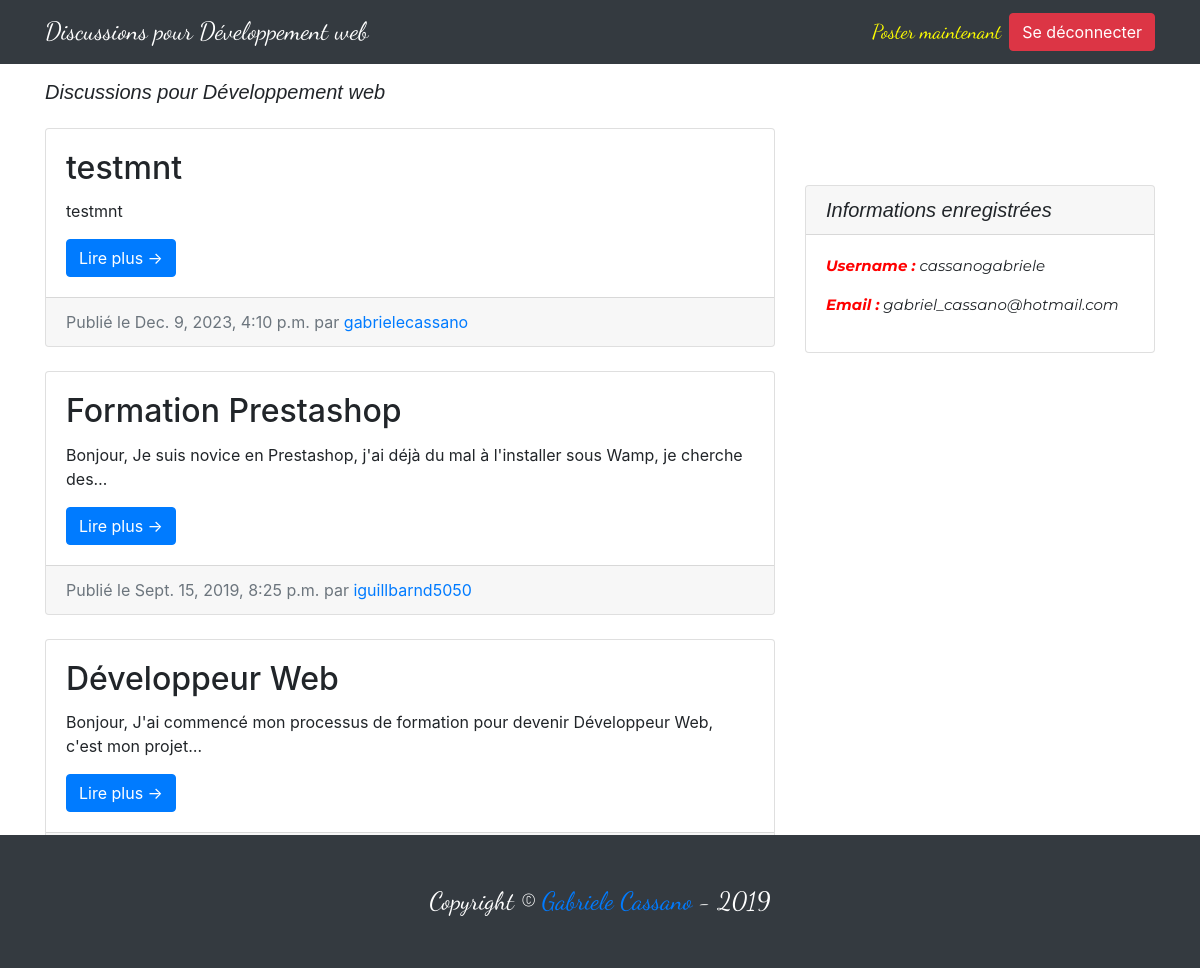
The app's page / (signed in) with its own data.
### entries/models.py (models this page shows, shortened)
class Entry(models.Model):
    entry_title = models.CharField(max_length=50)
    entry_text = models.TextField()
    entry_date = models.DateTimeField(auto_now_add=True)
    entry_author = models.ForeignKey(User, on_delete=models.CASCADE)
    class Meta:
      verbose_name_plural = "entries"

### entries/views.py (the view)
# urls.py: path('', HomeView.as_view(), name = 'blog-home'),
class HomeView(LoginRequiredMixin, ListView):
	model = Entry
	template_name = "entries/index.html"
	context_object_name = "blog_entries"
	ordering = ['-entry_date']
	paginate_by = 3

### entries/templates/entries/index.html (shortened to what this page needs)
{% extends "entries/base.html" %}
{% block content %}
<div class="col-md-8">
    <h1 class="my-4">Discussions pour Développement web</h1>
	{% for entry in blog_entries %}
    <div class="card mb-4 mt-4">
		<div class="card-body">
            <h2 class="card-title">{{ entry.entry_title }}</h2>
            <p class="card-text">{{ entry.entry_text|truncatechars:100 }}</p>
            <a href="{% url 'entry-detail' entry.pk %}" class="btn btn-primary">Lire plus &rarr;</a>
         </div>
		<div class="card-footer text-muted">
            Publié le {{ entry.entry_date }} par
           <a href="#">{{ entry.entry_author }}</a>
         </div>
    </div>
	{% endfor %}
    {% if is_paginated %}
    <ul class="pagination justify-content-center mb-4">
		{% if page_obj.has_next %}
		<li class="page-item">
            <a class="page-link" href="?page={{ page_obj.next_page_number }}">Page suivante &rarr;</a>
        </li>
		{% endif %}
    </ul>
	{% endif %}
</div>
{% endblock %}

### entries/templates/entries/base.html (shortened to what this page needs)
{% load static %}
<!DOCTYPE html>
<html lang="en">
<head>
  <link href="{% static 'entries/vendor/bootstrap/css/bootstrap.min.css' %}" rel="stylesheet">
  <link href="{% static 'entries/css/blog-home.css' %}" rel="stylesheet">
</head>
<body>
	<nav class="navbar navbar-expand-lg navbar-dark bg-dark fixed-top">
		<div class="container">
			<a class="navbar-brand" id="title-site" href="{% url 'blog-home' %}">Discussions pour Développement web</a>
			<div class="collapse navbar-collapse" id="navbarResponsive">
				<ul class="navbar-nav ml-auto">
					{% if user.is_authenticated %}
						<li class="nav-item">
							<a class="nav-link links-menu" href="{% url 'create_entry' %}">Poster maintenant</a>
						</li>
						<li class="nav-item">
							<form method="post" action="{% url 'logout' %}">
								<button type="submit" class="btn btn-danger mt-1">Se déconnecter</button>
							</form>
						</li>
					{% else %}
						<li class="nav-item">
							<a class="nav-link links-menu" href="{% url 'register' %}">S'enregistrer</a>
						</li>
					{% endif %}
				</ul>
			</div>
		</div>
  </nav>
	<div class="container">
		<div class="row">
			{% block content %} {% endblock %}
			{% if user.is_authenticated %}
			<div class="col-md-4" id="content-css">
				<div class="card my-4">
				  <h5 class="card-header">Informations enregistrées</h5>
					<div class="card-body">
						<ul class="list-unstyled mb-0">
						  <li>
							<p class="identifiants"><span class="title-id">Username :</span> {{user.username}}</p>
						  </li>
						  <li>
							<p class="identifiants"><span class="title-id">Email :</span> {{user.email}}</p>
						  </li>
						</ul>
					</div>
				</div>
			</div>
			{% endif %}
		</div>
	</div>
  <footer class="py-5 bg-dark" style="position: fixed;left: 0;bottom: 0;width: 100%;background-color: red;color: white;text-align: center;">
    <div class="container">
      <p class="m-0 text-center text-white">Copyright &copy; <a style="text-decoration:none;" href="https://gabriel-cassano.be/">Gabriele Cassano</a> - 2019</p>
    </div>
  </footer>
</body>
</html>

### entries/static/entries/css/blog-home.css (style rules this page uses)
body { padding-top: 56px; }
.navbar-brand { font-family: 'Bree Serif', serif; }
.my-4 { font-family: 'Lexend Deca', sans-serif; font-size: 20px; font-style: italic; }
#content-css { margin-top:105px !important; }
#title-site { font-family: 'Dancing Script', cursive; font-size:25px; }
footer { font-family: 'Dancing Script', cursive; font-size:25px; }
.links-menu { font-family: 'Dancing Script', cursive; font-size:20px; color: #FFFF00 !important; }
.identifiants { font-family: 'Montserrat', sans-serif; font-size:15px; }
.title-id { color: #FF0000; font-style: italic; font-weight: bold; }

### records on screen
Entry: entry_title "testmnt", entry_text "testmnt", entry_date "Dec. 9, 2023, 4:10 p.m.", entry_author "gabrielecassano"
Entry: entry_title "Formation Prestashop", entry_text "Bonjour, Je suis novice en Prestashop, j'ai déjà du mal à l'installer sous Wamp, je cherche des…", entry_date "Sept. 15, 2019, 8:25 p.m.", entry_author "iguillbarnd5050"
Entry: entry_title "Développeur Web", entry_text "Bonjour, J'ai commencé mon processus de formation pour devenir Développeur Web, c'est mon projet…"

### other values on screen
{{ user.username }} "cassanogabriele"
{{ user.email }} "gabriel_cassano@hotmail.com"
